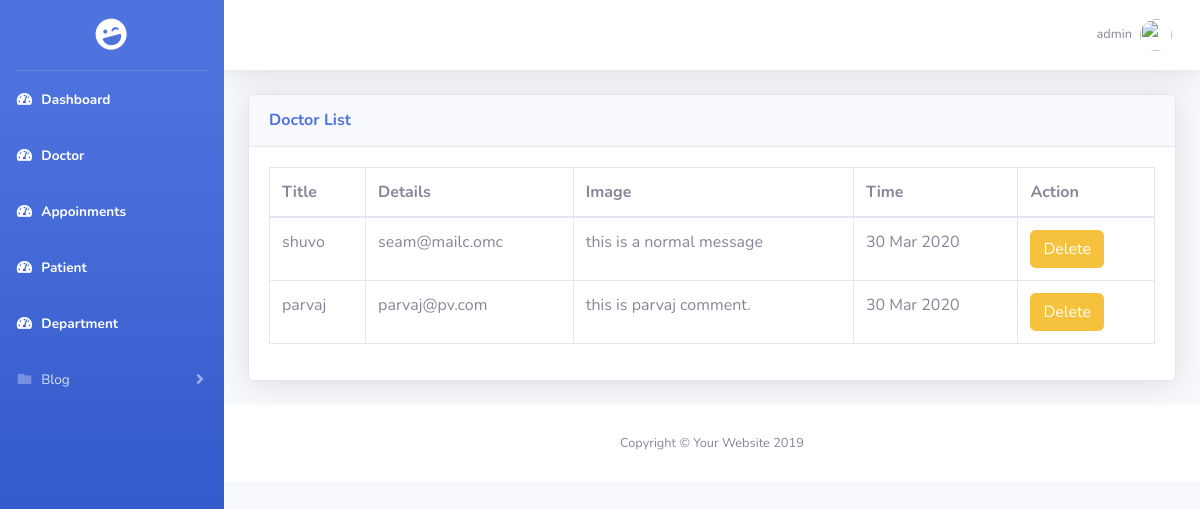
The app's page /dashboard/comment.php (signed in) with its own data.
### tables this page shows
CREATE TABLE `comment` (
  `id` int(11) NOT NULL,
  `name` varchar(100) NOT NULL,
  `email` varchar(100) NOT NULL,
  `msg` text NOT NULL,
  `time` varchar(100) NOT NULL,
  `blog` int(11) NOT NULL
);

### dashboard/comment.php (the view, shortened to what this page needs)
<?php include "part/header.php"; ?>
<div class="container-fluid">
  <div class="card shadow mb-4">
            <div class="card-header py-3">
              <h6 class="m-0 font-weight-bold text-primary">Doctor List</h6>
            </div>
            <div class="card-body">
              <div class="table-responsive">
                <table class="table table-bordered" id="dataTable" width="100%" cellspacing="0">
                  <thead>
                    <tr>
                      <th>Title</th>
                      <th>Details</th>
                      <th>Image</th>
                      <th>Time</th>
                      <th>Action</th>
                    </tr>
                  </thead>
                  <tbody>
     <?php
     $query = "SELECT * FROM comment";
     $qres = mysqli_query($conn, $query);
     if($qres){
         while($res = $qres->fetch_assoc()){ ?>
                    <tr>
                      <td><?php echo $res['name'] ?></td>
                      <td><?php echo $res['email'];
                      ?></td>
                      <td><?php echo $res['msg'] ?></td>
                      <td><?php echo $res['time'] ?></td>
                      <td><a href="?deact=<?php echo $res['id'] ?>" class="btn btn-warning text-white">Delete</a>
                   </td>
                    </tr>
                  <?php
         }}
                  ?>
                    </tbody>
                </table>
              </div>
            </div>
          </div>
        </div>
        <?php include "part/footer.php" ?>

### records on screen
comment: name "shuvo", email "seam@mailc.omc", msg "this is a normal message", time "30 Mar 2020"
comment: name "parvaj", email "parvaj@pv.com", msg "this is parvaj comment.", time "30 Mar 2020"

### other values on screen
$_SESSION["admin"] "admin"
